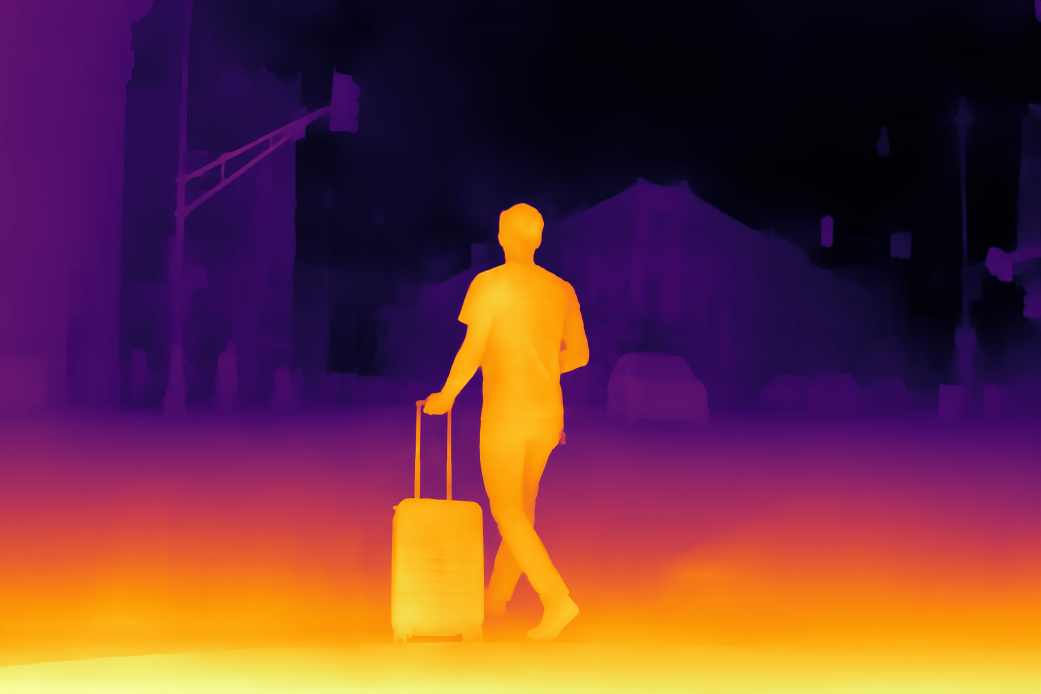
#> input picture outputs/sample2.png, 5203 x 3469 px, given in place of sample2.jpg, which was not available (shown at 1/5 size)
$ python R20_computation.py   (older library calls are emulated)
#> lines starting #> are read from the running program, lines starting #| are printed output that depends on the picture; after the words box and inside, x2 and y2 are one past the last pixel; in counts of white or black regions, pixels touching at a corner belong together; pictures that were not available may be replaced by others from this repository, and a replacement may not be noted
import numpy as np
import cv2
from skimage import measure


def read_image(path):
#> called with path = '../inputs/sample2.jpg'
    img = cv2.imread(path, cv2.IMREAD_GRAYSCALE)/255.0
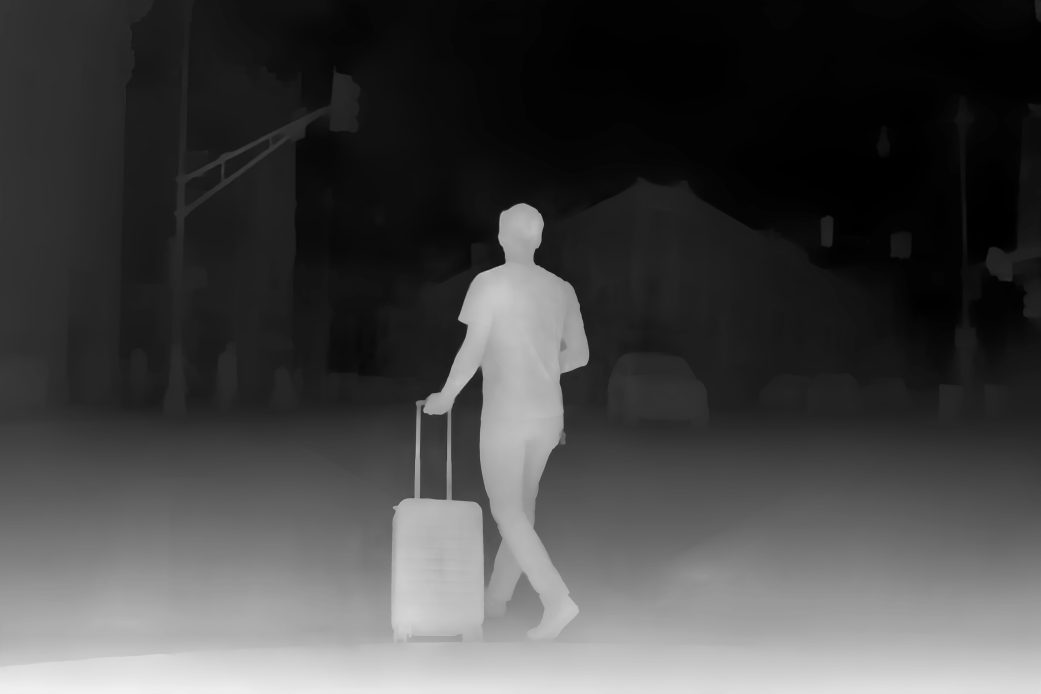
#> img: shape (3469, 5203) float64 (shown at 1/5 size); min 0, max 0.953, mean 0.27
    #if img.ndim == 2:
    #    img = cv2.cvtColor(img, cv2.COLOR_GRAY2BGR)
    #img = cv2.cvtColor(img, cv2.COLOR_BGR2RGB) / 255.0
    return img.astype(np.float32)


def rgb2gray(rgb):
    # Converts rgb to gray
    # Y' = 0.2989 R + 0.5870 G + 0.1140 B
    return np.dot(rgb[..., :3], [0.2989, 0.5870, 0.1140])


def resizewithpool(img, size):
    i_size = img.shape[0]
    n = int(np.floor(i_size/size))

    out = measure.block_reduce(img, (n, n), np.max)
    return out


def calculateprocessingres(img, basesize, confidence=0.1, scale_threshold=3, whole_size_threshold=3000):
    # Returns the R_x resolution described in section 5 of the main paper.

    # Parameters:
    #    img :input rgb image
    #    basesize : size the dilation kernel which is equal to receptive field of the network.
    #    confidence: value of x in R_x; allowed percentage of pixels that are not getting any contextual cue.
    #    scale_threshold: maximum allowed upscaling on the input image ; it has been set to 3.
    #    whole_size_threshold: maximum allowed resolution. (R_max from section 6 of the main paper)

    # Returns:
    #    outputsize_scale*speed_scale :The computed R_x resolution
    #    patch_scale: K parameter from section 6 of the paper

    # speed scale parameter is to process every image in a smaller size to accelerate the R_x resolution search
#> called with basesize = 384, confidence = 0.2, scale_threshold = 3, whole_size_threshold = 3000
    speed_scale = 32
    image_dim = int(min(img.shape[0:2]))
#> image_dim = 3469

    gray = rgb2gray(img)
#> gray = 3469 values, max 0.945 at index 3458, min 0.192 at index 1208, mean 0.325
    grad = np.abs(cv2.Sobel(gray, cv2.CV_64F, 0, 1, ksize=3)) + np.abs(cv2.Sobel(gray, cv2.CV_64F, 1, 0, ksize=3))
#> grad = 3469 values, max 0.0784 at index 3335, min 0 at index 0, mean 0.00235
    grad = cv2.resize(grad, (image_dim, image_dim), cv2.INTER_AREA)
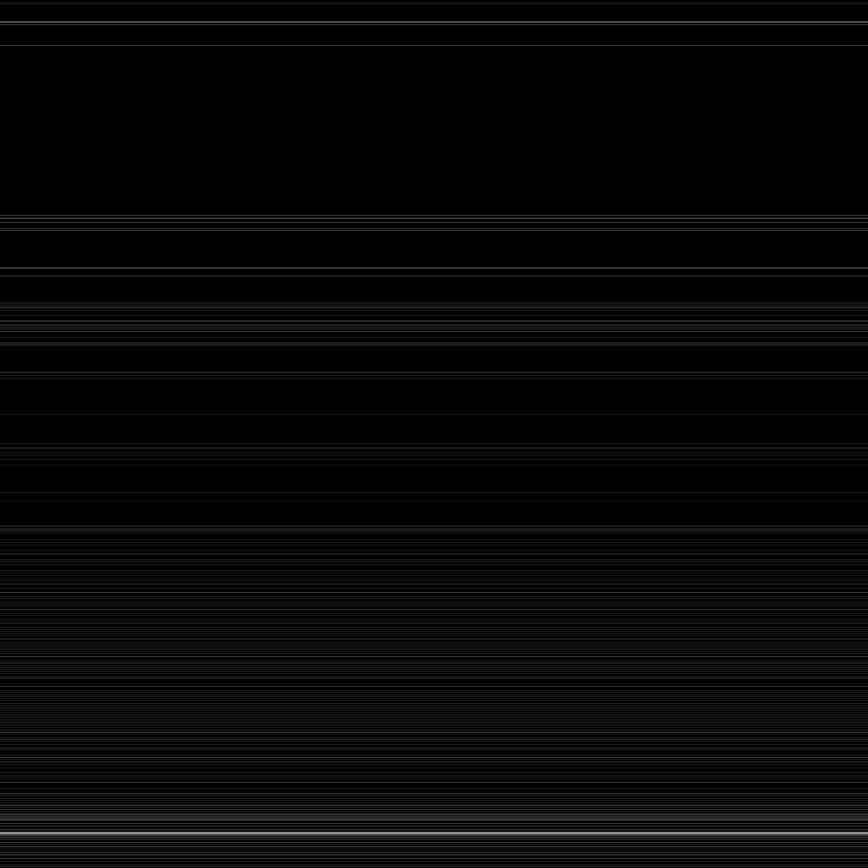
#> grad: shape (3469, 3469) float64 (shown at 1/4 size); min 0, max 0.0784, mean 0.00235; drawn with min black and max white

    # thresholding the gradient map to generate the edge-map as a proxy of the contextual cues
    m = grad.min()
#> m = 0
    M = grad.max()
#> M = 0.0784
    middle = m + (0.4 * (M - m))
#> middle = 0.0314
    grad[grad < middle] = 0
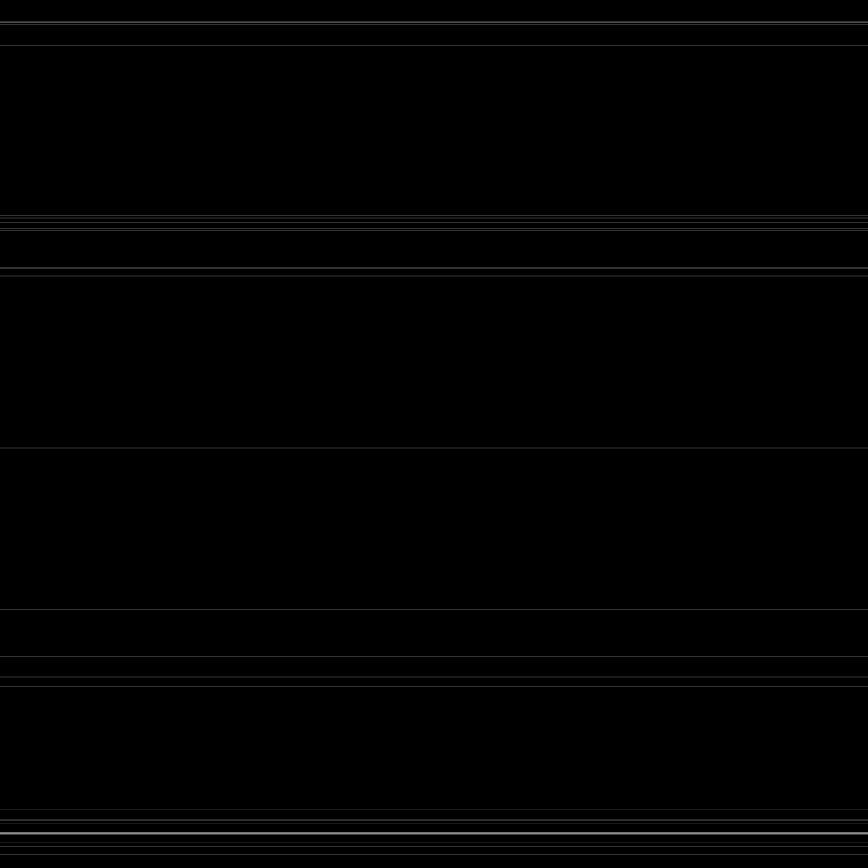
#> grad: shape (3469, 3469) float64 (shown at 1/4 size); min 0, max 0.0784, mean 0.000524; drawn with min black and max white
    grad[grad >= middle] = 1
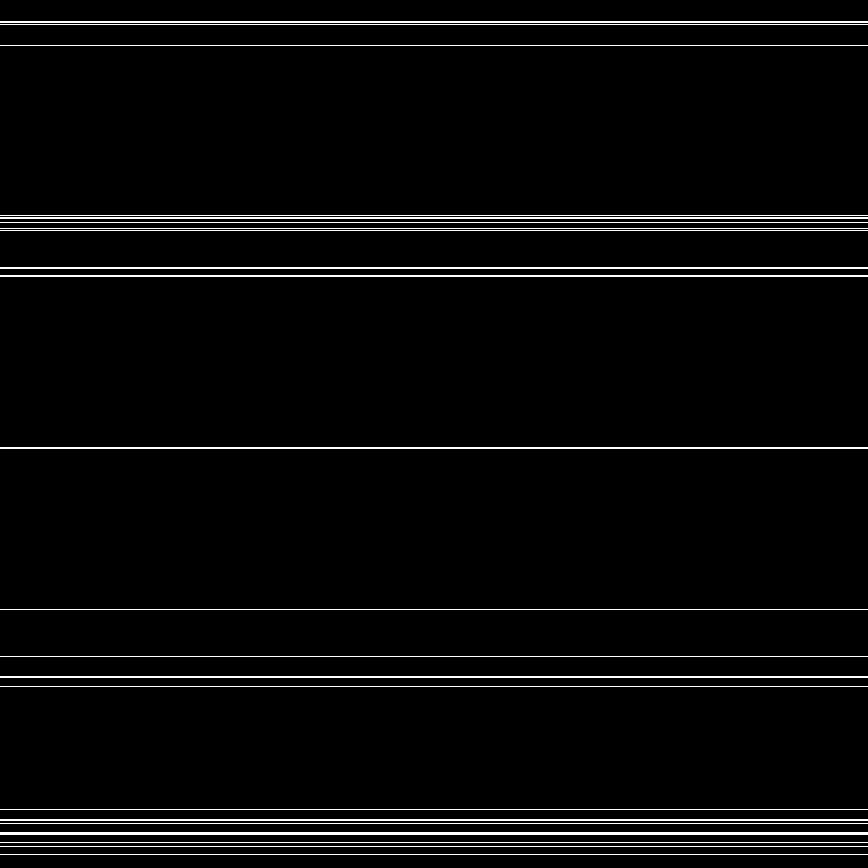
#> grad: shape (3469, 3469) float64 (shown at 1/4 size); values 0 (black) and 1 (white), 1.5% white in thin lines or dots

    # dilation kernel with size of the receptive field
    kernel = np.ones((int(basesize/speed_scale), int(basesize/speed_scale)), np.float)
    # dilation kernel with size of the a quarter of receptive field used to compute k
    # as described in section 6 of main paper
    kernel2 = np.ones((int(basesize / (4*speed_scale)), int(basesize / (4*speed_scale))), np.float)

    # Output resolution limit set by the whole_size_threshold and scale_threshold.
    threshold = min(whole_size_threshold, scale_threshold * max(img.shape[:2]))
#> threshold = 3000

    outputsize_scale = basesize / speed_scale
    for p_size in range(int(basesize/speed_scale), int(threshold/speed_scale), int(basesize / (2*speed_scale))):
        grad_resized = resizewithpool(grad, p_size)
        grad_resized = cv2.resize(grad_resized, (p_size, p_size), cv2.INTER_NEAREST)
        grad_resized[grad_resized >= 0.5] = 1
        grad_resized[grad_resized < 0.5] = 0

        dilated = cv2.dilate(grad_resized, kernel, iterations=1)
        meanvalue = (1-dilated).mean()
        if meanvalue > confidence:
            break
        else:
            outputsize_scale = p_size
#> this loop made 14 passes
#> meanvalue on passes 1 to 12: 0, 0, 0, 0, 0.0278, 0.0714, 0.104, 0, 0, 0.0152, 0.0556, 0.103
#> pass 3, in calculateprocessingres, `grad_resized = cv2.resize(grad_resized, (p_size, p_size), cv2.INTER_NE..`:
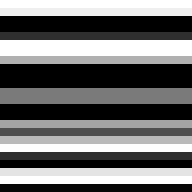
#> grad_resized: shape (24, 24) float64 (shown 8 times larger); min 0, max 1, mean 0.44
#> after the loop:
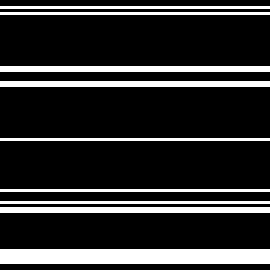
#> grad_resized: shape (90, 90) float64 (shown 3 times larger); values 0 (black) and 1 (white), 17.8% white; 9 white regions, largest, box (x1, y1, x2, y2) and area: (0, 83, 90, 88) 450, (0, 22, 90, 24) 180, (0, 27, 90, 29) 180

    grad_region = cv2.dilate(grad_resized, kernel2, iterations=1)
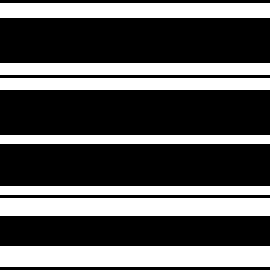
#> grad_region: shape (90, 90) float64 (shown 3 times larger); values 0 (black) and 1 (white), 35.6% white; 7 white regions, largest, box (x1, y1, x2, y2) and area: (0, 82, 90, 89) 630, (0, 66, 90, 72) 540, (0, 1, 90, 6) 450
    patch_scale = grad_region.mean()
#> patch_scale = 0.356

    return int(outputsize_scale*speed_scale), patch_scale


############################################################################
#### Set the image name that you want to optimize for
image_path = '../inputs/sample2.jpg'
############################################################################

img = read_image(image_path)

# Hyperparameters
whole_size_threshold = 3000  # R_max from the paper
r_threshold_value = 0.2 # Value x of R_x defined in the section 5 of the main paper.
scale_threshold = 3  # Allows up-scaling with a scale up to 3

##########################################################################
##### Fill in the receptive field size of your network here ##############
# MiDas: 384
# SGR: 448
# LeRes: 448
net_receptive_field_size = 384
##########################################################################

# Find the best input resolution R-x.
# The resolution search described in section 5-double estimation of the main paper and section B of the
# supplementary material.
whole_image_optimal_size, _ = calculateprocessingres(img, net_receptive_field_size,r_threshold_value,
                                                     scale_threshold, whole_size_threshold)
#> whole_image_optimal_size = 2880

print("Optimal resolution R20 is: ", whole_image_optimal_size)
#| Optimal resolution R20 is:  2880

$ run again, with outputs/sample1.png copied over outputs/sample2.png
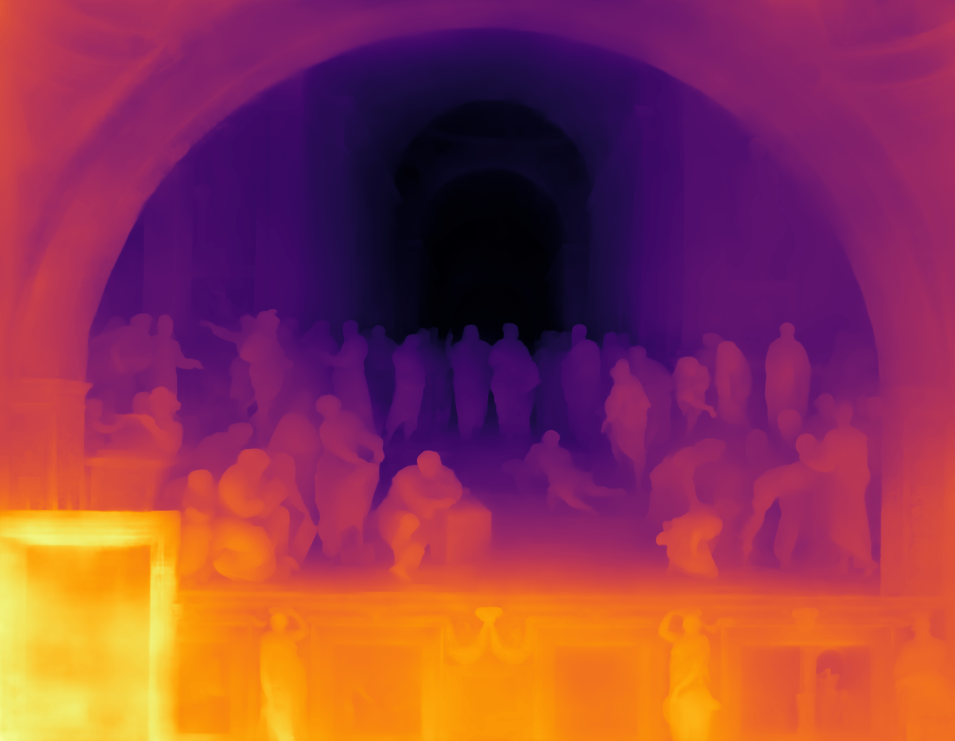
#> input picture outputs/sample1.png, 3820 x 2964 px, given in place of sample2.jpg, which was not available (shown at 1/4 size)
#> gray = 2964 values, max 0.947 at index 2959, min 0.384 at index 1038, mean 0.562
#> in calculateprocessingres, `grad = np.abs(cv2.Sobel(gray, cv2.CV_64F, 0, 1, ksize=3)) + np.abs(cv2..`: grad = 2964 values, max 0.0784 at index 2064, min 0 at index 0, mean 0.00343
#> m = 0
#> M = 0.0784
#> middle = 0.0314
#> in calculateprocessingres, `grad[grad >= middle] = 1`:
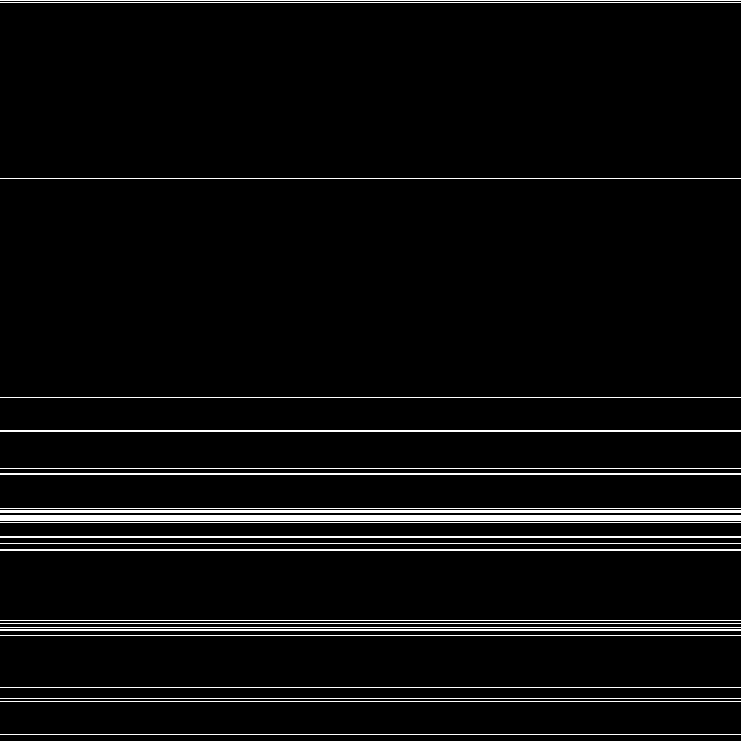
#> grad: shape (2964, 2964) float64 (shown at 1/4 size); values 0 (black) and 1 (white), 1.8% white in thin lines or dots
#> the loop in calculateprocessingres, `for p_size in range(int(basesize/speed_scale), int(threshold/speed_sca..` made 12 passes
#> meanvalue on passes 1 to 8: 0, 0, 0, 0, 0, 0, 0.0417, 0.0741
#> in calculateprocessingres, `grad_region = cv2.dilate(grad_resized, kernel2, iterations=1)`:
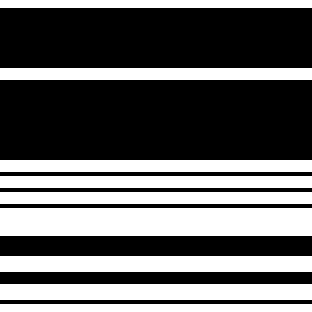
#> grad_region: shape (78, 78) float64 (shown 4 times larger); values 0 (black) and 1 (white), 39.7% white; 9 white regions, largest, box (x1, y1, x2, y2) and area: (0, 52, 78, 59) 546, (0, 64, 78, 68) 312, (0, 71, 78, 75) 312
#> patch_scale = 0.397
#> whole_image_optimal_size = 2304
#| Optimal resolution R20 is:  2304
